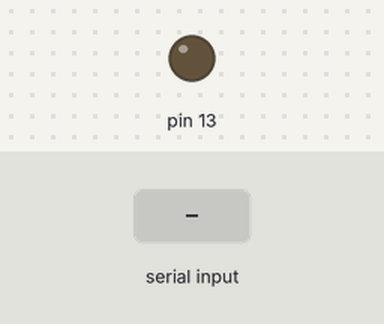
Bench run of a sketch on a simulated Arduino Uno, built with avr-gcc and run on an emulated ATmega328P. On the bench: output pins drawn as LEDs (lit = HIGH). The test bench sets the inputs (shaded band).

Above: at 1.2 s.
1.3 s: byte 1 (1) received over Serial
At 2.5 s:
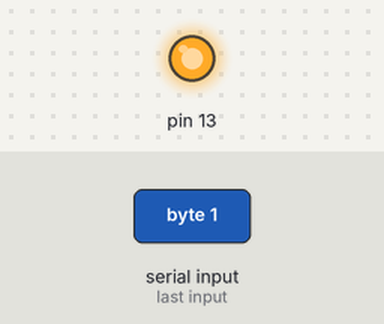
Timing chart, 0 to 4.3 s (numbered marks = the images above; inputs shaded):
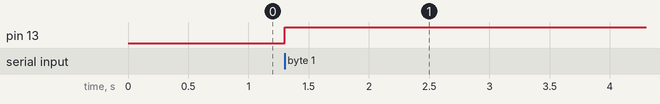

Measured:
- after the input at 1.3 s, pin 13: LOW → HIGH at once

The sketch:

teste_init.ino
```cpp
/******************************************************************
 *  Definição de envio de variáveis do tipo float. A ideia aqui
 * é quebrar a variável do tipo float de tal forma que eu consiga
 * enviar byte a byte.
 *
 *  No caso, para enviar o respectivo valor, eu criei uma 'union'.
 *
 *  Com isso, eu necessariamente quebro uma variável do tipo float,
 * que é de 4 bytes, em seus respectivos 4 bytes. Dessa forma, eu
 * envio byte a byte e com o envio de 4 bytes do outro lado eu
 * terei uma variável do typo float.
 *
 *   Para tal, eu criarei uma função para fazer o respectivo envio
 * de dado.
 *
 *   Engraçado é que para eu receber os parâmetros do outro lado e
 * receber pelo 'Matlab' eu tenho de enviar o byte menos significa-
 * tivo para o mais significativo.
 *
 * Eduardo H. Santos.
 * 14 de Novembro de 2018.
 ******************************************************************/

// A definição de uma 'union' para float
// -------------------------------------
typedef union {
  float dado;
  uint8_t num[sizeof(float)];
} float_32;


// A definição de uma 'union' para int
// -----------------------------------
typedef union {
  int dado;
  uint8_t num[sizeof(int)];
} int_16;


// Protótipo de função
// -------------------
void send_float(float valor);
void send_int(int valor);


// Função 'SETUP'
// --------------
void setup() {
  Serial.begin(9600);
  pinMode(13, OUTPUT);
}

// Função 'LOOP'
// -------------
void loop() {

  // =======================================================================
  //   Código utilizado se eu quiser ficar na espera de receber um parâme-
  // tros do Matlab.
  //
  //   Se eu quiser ficar nessa espera eu simplesmente executo este código.
  // =======================================================================
  uint8_t LED;
  if (Serial.available()){
    LED = Serial.read();
    if( LED == 0 ){
      digitalWrite(13, LOW);
    }
    if( LED == 1 ){
      digitalWrite(13, HIGH);
    }
  }

  // =======================================================================
  //   Envia o valor do 'float'.
  //
  //   Se eu quiser fazer o envio eu simplesmente faço executo este código
  // abaixo.
  // =======================================================================
  //  send_float(PI);
  //  delay(100);
}


void send_float(float valor){
  // Criação da estrutura para secção dos dados.
  float_32 foo {.dado = valor};

  for (int i = 0 ; i < 4 ; i++){
    Serial.write(foo.num[i]);
  }
}


void send_int(int valor){
  // Criação da estrutura para secção dos dados.
  int_16 foo {.dado = valor};

  for (int i = 0 ; i < 2 ; i++){
    Serial.write(foo.num[i]);
  }
}
```
